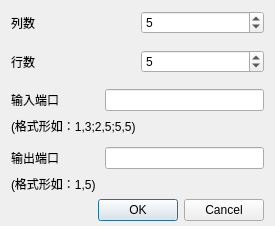
<?xml version="1.0" encoding="UTF-8"?>
<ui version="4.0">
 <class>SetDFMBDialog</class>
 <widget class="QDialog" name="SetDFMBDialog">
  <property name="geometry">
   <rect>
    <x>0</x>
    <y>0</y>
    <width>275</width>
    <height>226</height>
   </rect>
  </property>
  <property name="sizePolicy">
   <sizepolicy hsizetype="Preferred" vsizetype="Preferred">
    <horstretch>0</horstretch>
    <verstretch>0</verstretch>
   </sizepolicy>
  </property>
  <property name="windowTitle">
   <string>DFMB设置</string>
  </property>
  <layout class="QGridLayout" name="gridLayout">
   <property name="bottomMargin">
    <number>5</number>
   </property>
   <item row="0" column="0">
    <layout class="QVBoxLayout" name="verticalLayout">
     <property name="sizeConstraint">
      <enum>QLayout::SetDefaultConstraint</enum>
     </property>
     <item>
      <layout class="QHBoxLayout" name="horizontalLayout_3">
       <property name="spacing">
        <number>7</number>
       </property>
       <item>
        <widget class="QLabel" name="label_2">
         <property name="text">
          <string>列数</string>
         </property>
        </widget>
       </item>
       <item>
        <widget class="QSpinBox" name="spinBoxCol">
         <property name="minimum">
          <number>1</number>
         </property>
         <property name="value">
          <number>5</number>
         </property>
        </widget>
       </item>
      </layout>
     </item>
     <item>
      <spacer name="verticalSpacer">
       <property name="orientation">
        <enum>Qt::Vertical</enum>
       </property>
       <property name="sizeType">
        <enum>QSizePolicy::Expanding</enum>
       </property>
       <property name="sizeHint" stdset="0">
        <size>
         <width>20</width>
         <height>10</height>
        </size>
       </property>
      </spacer>
     </item>
     <item>
      <layout class="QHBoxLayout" name="horizontalLayout">
       <item>
        <widget class="QLabel" name="label">
         <property name="text">
          <string>行数</string>
         </property>
        </widget>
       </item>
       <item>
        <widget class="QSpinBox" name="spinBoxRow">
         <property name="minimum">
          <number>1</number>
         </property>
         <property name="value">
          <number>5</number>
         </property>
        </widget>
       </item>
      </layout>
     </item>
     <item>
      <spacer name="verticalSpacer_2">
       <property name="orientation">
        <enum>Qt::Vertical</enum>
       </property>
       <property name="sizeType">
        <enum>QSizePolicy::Expanding</enum>
       </property>
       <property name="sizeHint" stdset="0">
        <size>
         <width>20</width>
         <height>10</height>
        </size>
       </property>
      </spacer>
     </item>
     <item>
      <layout class="QHBoxLayout" name="horizontalLayout_4">
       <item>
        <widget class="QLabel" name="label_3">
         <property name="text">
          <string>输入端口</string>
         </property>
        </widget>
       </item>
       <item>
        <spacer name="horizontalSpacer">
         <property name="orientation">
          <enum>Qt::Horizontal</enum>
         </property>
         <property name="sizeType">
          <enum>QSizePolicy::Preferred</enum>
         </property>
         <property name="sizeHint" stdset="0">
          <size>
           <width>40</width>
           <height>20</height>
          </size>
         </property>
        </spacer>
       </item>
       <item>
        <widget class="QLineEdit" name="lineEditInPort"/>
       </item>
      </layout>
     </item>
     <item>
      <widget class="QLabel" name="label_5">
       <property name="sizePolicy">
        <sizepolicy hsizetype="Fixed" vsizetype="Fixed">
         <horstretch>0</horstretch>
         <verstretch>0</verstretch>
        </sizepolicy>
       </property>
       <property name="text">
        <string>(格式形如：1,3;2,5;5,5)</string>
       </property>
       <property name="alignment">
        <set>Qt::AlignLeading|Qt::AlignLeft|Qt::AlignTop</set>
       </property>
      </widget>
     </item>
     <item>
      <spacer name="verticalSpacer_3">
       <property name="orientation">
        <enum>Qt::Vertical</enum>
       </property>
       <property name="sizeType">
        <enum>QSizePolicy::Expanding</enum>
       </property>
       <property name="sizeHint" stdset="0">
        <size>
         <width>5</width>
         <height>5</height>
        </size>
       </property>
      </spacer>
     </item>
     <item>
      <layout class="QHBoxLayout" name="horizontalLayout_5">
       <item>
        <widget class="QLabel" name="label_4">
         <property name="text">
          <string>输出端口</string>
         </property>
        </widget>
       </item>
       <item>
        <spacer name="horizontalSpacer_2">
         <property name="orientation">
          <enum>Qt::Horizontal</enum>
         </property>
         <property name="sizeType">
          <enum>QSizePolicy::Preferred</enum>
         </property>
         <property name="sizeHint" stdset="0">
          <size>
           <width>40</width>
           <height>20</height>
          </size>
         </property>
        </spacer>
       </item>
       <item>
        <widget class="QLineEdit" name="lineEditOutPort"/>
       </item>
      </layout>
     </item>
     <item>
      <widget class="QLabel" name="label_6">
       <property name="text">
        <string>(格式形如：1,5)</string>
       </property>
       <property name="alignment">
        <set>Qt::AlignLeading|Qt::AlignLeft|Qt::AlignTop</set>
       </property>
      </widget>
     </item>
    </layout>
   </item>
   <item row="1" column="0">
    <widget class="QDialogButtonBox" name="buttonBox">
     <property name="orientation">
      <enum>Qt::Horizontal</enum>
     </property>
     <property name="standardButtons">
      <set>QDialogButtonBox::Cancel|QDialogButtonBox::Ok</set>
     </property>
    </widget>
   </item>
  </layout>
 </widget>
 <resources/>
 <connections>
  <connection>
   <sender>buttonBox</sender>
   <signal>accepted()</signal>
   <receiver>SetDFMBDialog</receiver>
   <slot>accept()</slot>
   <hints>
    <hint type="sourcelabel">
     <x>248</x>
     <y>254</y>
    </hint>
    <hint type="destinationlabel">
     <x>157</x>
     <y>274</y>
    </hint>
   </hints>
  </connection>
  <connection>
   <sender>buttonBox</sender>
   <signal>rejected()</signal>
   <receiver>SetDFMBDialog</receiver>
   <slot>reject()</slot>
   <hints>
    <hint type="sourcelabel">
     <x>316</x>
     <y>260</y>
    </hint>
    <hint type="destinationlabel">
     <x>286</x>
     <y>274</y>
    </hint>
   </hints>
  </connection>
 </connections>
</ui>
